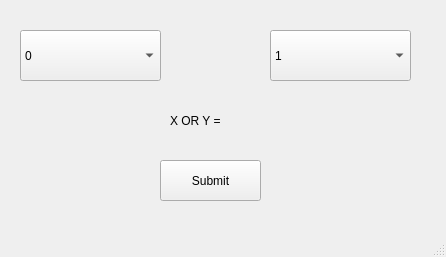
<?xml version="1.0" encoding="UTF-8"?>
<ui version="4.0">
 <class>MainWindow</class>
 <widget class="QMainWindow" name="MainWindow">
  <property name="geometry">
   <rect>
    <x>0</x>
    <y>0</y>
    <width>446</width>
    <height>257</height>
   </rect>
  </property>
  <property name="windowTitle">
   <string>MainWindow</string>
  </property>
  <widget class="QWidget" name="centralwidget">
   <widget class="QComboBox" name="combox">
    <property name="geometry">
     <rect>
      <x>20</x>
      <y>30</y>
      <width>141</width>
      <height>51</height>
     </rect>
    </property>
    <item>
     <property name="text">
      <string>0</string>
     </property>
    </item>
    <item>
     <property name="text">
      <string>1</string>
     </property>
    </item>
   </widget>
   <widget class="QComboBox" name="comboy">
    <property name="geometry">
     <rect>
      <x>270</x>
      <y>30</y>
      <width>141</width>
      <height>51</height>
     </rect>
    </property>
    <item>
     <property name="text">
      <string>1</string>
     </property>
    </item>
    <item>
     <property name="text">
      <string>0</string>
     </property>
    </item>
   </widget>
   <widget class="QPushButton" name="submit">
    <property name="geometry">
     <rect>
      <x>160</x>
      <y>160</y>
      <width>101</width>
      <height>41</height>
     </rect>
    </property>
    <property name="text">
     <string>Submit</string>
    </property>
   </widget>
   <widget class="QLabel" name="label">
    <property name="geometry">
     <rect>
      <x>170</x>
      <y>100</y>
      <width>91</width>
      <height>41</height>
     </rect>
    </property>
    <property name="text">
     <string>X OR Y = </string>
    </property>
   </widget>
  </widget>
  <widget class="QMenuBar" name="menubar">
   <property name="geometry">
    <rect>
     <x>0</x>
     <y>0</y>
     <width>446</width>
     <height>22</height>
    </rect>
   </property>
  </widget>
  <widget class="QStatusBar" name="statusbar"/>
 </widget>
 <resources/>
 <connections/>
</ui>
